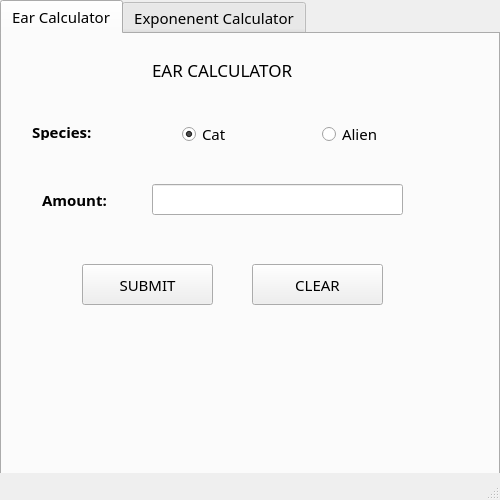
<?xml version="1.0" encoding="UTF-8"?>
<ui version="4.0">
 <class>MainWindow</class>
 <widget class="QMainWindow" name="MainWindow">
  <property name="geometry">
   <rect>
    <x>0</x>
    <y>0</y>
    <width>500</width>
    <height>500</height>
   </rect>
  </property>
  <property name="minimumSize">
   <size>
    <width>500</width>
    <height>500</height>
   </size>
  </property>
  <property name="maximumSize">
   <size>
    <width>500</width>
    <height>500</height>
   </size>
  </property>
  <property name="font">
   <font>
    <family>OCR A Extended</family>
    <pointsize>11</pointsize>
   </font>
  </property>
  <property name="windowTitle">
   <string>Calculator</string>
  </property>
  <widget class="QWidget" name="centralwidget">
   <widget class="QTabWidget" name="tabWidget">
    <property name="geometry">
     <rect>
      <x>0</x>
      <y>0</y>
      <width>500</width>
      <height>500</height>
     </rect>
    </property>
    <property name="minimumSize">
     <size>
      <width>500</width>
      <height>500</height>
     </size>
    </property>
    <property name="maximumSize">
     <size>
      <width>500</width>
      <height>500</height>
     </size>
    </property>
    <property name="currentIndex">
     <number>0</number>
    </property>
    <widget class="QWidget" name="tab">
     <attribute name="title">
      <string>Ear Calculator</string>
     </attribute>
     <widget class="QLabel" name="label_eartitle">
      <property name="geometry">
       <rect>
        <x>150</x>
        <y>10</y>
        <width>181</width>
        <height>51</height>
       </rect>
      </property>
      <property name="font">
       <font>
        <pointsize>13</pointsize>
       </font>
      </property>
      <property name="text">
       <string>EAR CALCULATOR</string>
      </property>
     </widget>
     <widget class="QRadioButton" name="radioButton_alien">
      <property name="geometry">
       <rect>
        <x>320</x>
        <y>90</y>
        <width>95</width>
        <height>20</height>
       </rect>
      </property>
      <property name="text">
       <string>Alien</string>
      </property>
     </widget>
     <widget class="QLabel" name="label_output">
      <property name="geometry">
       <rect>
        <x>30</x>
        <y>300</y>
        <width>431</width>
        <height>101</height>
       </rect>
      </property>
      <property name="font">
       <font>
        <pointsize>9</pointsize>
       </font>
      </property>
      <property name="text">
       <string/>
      </property>
      <property name="alignment">
       <set>Qt::AlignCenter</set>
      </property>
     </widget>
     <widget class="QLineEdit" name="lineEdit_amount">
      <property name="geometry">
       <rect>
        <x>150</x>
        <y>150</y>
        <width>251</width>
        <height>31</height>
       </rect>
      </property>
     </widget>
     <widget class="QLabel" name="label_amount">
      <property name="geometry">
       <rect>
        <x>40</x>
        <y>150</y>
        <width>81</width>
        <height>31</height>
       </rect>
      </property>
      <property name="font">
       <font>
        <weight>75</weight>
        <bold>true</bold>
       </font>
      </property>
      <property name="text">
       <string>Amount:</string>
      </property>
     </widget>
     <widget class="QPushButton" name="pushButton_submit">
      <property name="geometry">
       <rect>
        <x>80</x>
        <y>230</y>
        <width>131</width>
        <height>41</height>
       </rect>
      </property>
      <property name="text">
       <string>SUBMIT</string>
      </property>
     </widget>
     <widget class="QPushButton" name="pushButton_clear">
      <property name="geometry">
       <rect>
        <x>250</x>
        <y>230</y>
        <width>131</width>
        <height>41</height>
       </rect>
      </property>
      <property name="text">
       <string>CLEAR</string>
      </property>
     </widget>
     <widget class="QRadioButton" name="radioButton_cat">
      <property name="geometry">
       <rect>
        <x>180</x>
        <y>90</y>
        <width>95</width>
        <height>20</height>
       </rect>
      </property>
      <property name="text">
       <string>Cat</string>
      </property>
      <property name="checked">
       <bool>true</bool>
      </property>
     </widget>
     <widget class="QLabel" name="label_species">
      <property name="geometry">
       <rect>
        <x>30</x>
        <y>90</y>
        <width>101</width>
        <height>16</height>
       </rect>
      </property>
      <property name="font">
       <font>
        <weight>75</weight>
        <bold>true</bold>
        <underline>false</underline>
       </font>
      </property>
      <property name="text">
       <string>Species:</string>
      </property>
     </widget>
    </widget>
    <widget class="QWidget" name="tab_2">
     <attribute name="title">
      <string>Exponenent Calculator</string>
     </attribute>
     <widget class="QLabel" name="label_exptitle">
      <property name="geometry">
       <rect>
        <x>130</x>
        <y>10</y>
        <width>251</width>
        <height>51</height>
       </rect>
      </property>
      <property name="font">
       <font>
        <pointsize>13</pointsize>
       </font>
      </property>
      <property name="text">
       <string>EXPONENT CALCULATOR</string>
      </property>
     </widget>
     <widget class="QLabel" name="label_base">
      <property name="geometry">
       <rect>
        <x>40</x>
        <y>90</y>
        <width>61</width>
        <height>16</height>
       </rect>
      </property>
      <property name="font">
       <font>
        <weight>75</weight>
        <bold>true</bold>
        <underline>false</underline>
       </font>
      </property>
      <property name="text">
       <string>Base:</string>
      </property>
     </widget>
     <widget class="QLabel" name="label_power">
      <property name="geometry">
       <rect>
        <x>40</x>
        <y>160</y>
        <width>71</width>
        <height>16</height>
       </rect>
      </property>
      <property name="font">
       <font>
        <weight>75</weight>
        <bold>true</bold>
        <underline>false</underline>
       </font>
      </property>
      <property name="text">
       <string>Power:</string>
      </property>
     </widget>
     <widget class="QLineEdit" name="lineEdit_base">
      <property name="geometry">
       <rect>
        <x>150</x>
        <y>90</y>
        <width>251</width>
        <height>31</height>
       </rect>
      </property>
     </widget>
     <widget class="QLineEdit" name="lineEdit_power">
      <property name="geometry">
       <rect>
        <x>150</x>
        <y>150</y>
        <width>251</width>
        <height>31</height>
       </rect>
      </property>
     </widget>
     <widget class="QPushButton" name="pushButton_submit_2">
      <property name="geometry">
       <rect>
        <x>80</x>
        <y>230</y>
        <width>131</width>
        <height>41</height>
       </rect>
      </property>
      <property name="text">
       <string>SUBMIT</string>
      </property>
     </widget>
     <widget class="QPushButton" name="pushButton_clear_2">
      <property name="geometry">
       <rect>
        <x>260</x>
        <y>230</y>
        <width>131</width>
        <height>41</height>
       </rect>
      </property>
      <property name="text">
       <string>CLEAR</string>
      </property>
     </widget>
     <widget class="QLabel" name="label_output_2">
      <property name="geometry">
       <rect>
        <x>30</x>
        <y>300</y>
        <width>421</width>
        <height>101</height>
       </rect>
      </property>
      <property name="font">
       <font>
        <pointsize>9</pointsize>
       </font>
      </property>
      <property name="text">
       <string/>
      </property>
      <property name="alignment">
       <set>Qt::AlignCenter</set>
      </property>
     </widget>
    </widget>
   </widget>
  </widget>
  <widget class="QMenuBar" name="menubar">
   <property name="geometry">
    <rect>
     <x>0</x>
     <y>0</y>
     <width>500</width>
     <height>26</height>
    </rect>
   </property>
  </widget>
  <widget class="QStatusBar" name="statusbar"/>
 </widget>
 <resources/>
 <connections/>
</ui>
